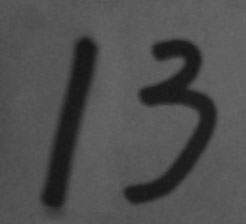
#> input picture 5_opencv/handwriting.jpg, 246 x 224 px
$ jupyter execute course11_edge-detection.ipynb
#> lines starting #> are read from the running program, lines starting #| are printed output that depends on the picture; after the words box and inside, x2 and y2 are one past the last pixel; in counts of white or black regions, pixels touching at a corner belong together
# 目标
- Canny边缘检测的简单概念
- OpenCV函数：cv2.Canny()

# 教程
Canny边缘检测方法常被誉为边缘检测的最优方法，废话不多说，先看个例子：

[cell 1]
import cv2
import numpy as np

img = cv2.imread('handwriting.jpg', 0)
#> img is the input picture: shape (224, 246); min 20, max 105, mean 78.9
edges = cv2.Canny(img, 30 ,70)
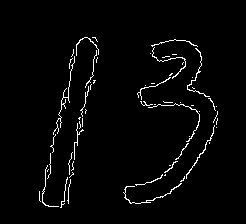
#> edges: shape (224, 246); 2.5% white in thin lines or dots, all inside (x1, y1, x2, y2) = (39, 37, 218, 208)

cv2.imshow('canny', np.hstack((img, edges)))
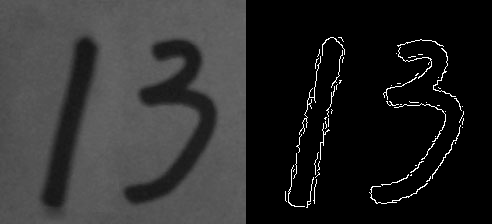
#> window 'canny': shape (224, 492); min 0, max 255, mean 42.7
cv2.waitKey(0)

cv2.Canny()进行边缘检测，参数2、3表示最低、高阈值，下面来解释下具体原理。

经验之谈：之前我们用低通滤波的方式模糊了图片，那反过来，想得到物体的边缘，就需要用到高通滤波。推荐先阅读：番外篇：图像梯度。

## Canny边缘检测
Canny边缘提取的具体步骤如下：
1. 使用5×5高斯滤波消除噪声：

边缘检测本身属于锐化操作，对噪点比较敏感，所以需要进行平滑处理。高斯滤波的具体内容参考前一篇：平滑图像
```
        ⎡ 1  4  6  4  1 ⎤
        ⎢ 4 16 24 16  4 ⎥
K=1/256 ⎢ 6 24 36 24  6 ⎥
        ⎢ 4 16 24 16  4 ⎥
        ⎣ 1  4  6  4  1 ⎦
```

2，计算图像梯度的方向：

首先使用Sobel算子计算两个方向上的梯度Gx和Gy，然后算出梯度的方向：

θ=arctan(Gy/Gx)

保留这四个方向的梯度：0°/45°/90°/135°，有什么用呢？我们接着看。

3，取局部极大值：

梯度其实已经表示了轮廓，但为了进一步筛选，可以在上面的四个角度方向上再取局部极大值：

比如，A点在45°方向上大于B/C点，那就保留它，把B/C设置为0。

4，滞后阈值：

经过前面三步，就只剩下0和可能的边缘梯度值了，为了最终确定下来，需要设定高低阈值：

- 像素点的值大于最高阈值，那肯定是边缘（上图A）
- 同理像素值小于最低阈值，那肯定不是边缘
- 像素值介于两者之间，如果与高于最高阈值的点连接，也算边缘，所以上图中C算，B不算

Canny推荐的高低阈值比在2:1到3:1之间。

## 先阈值分割后检测
其实很多情况下，阈值分割后再检测边缘，效果会更好：

[cell 2]
_, thresh = cv2.threshold(img, 0 ,255, cv2.THRESH_BINARY+cv2.THRESH_OTSU)
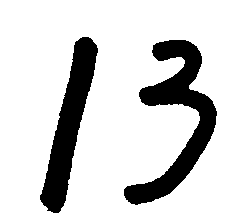
#> thresh: shape (224, 246); 83.6% white; 2 black regions, box (x1, y1, x2, y2) and area: (124, 40, 217, 205) 5068, (40, 37, 98, 213) 3983
edges = cv2.Canny(thresh, 30 ,70)
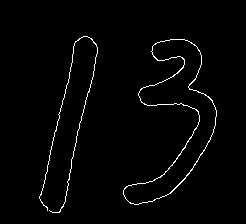
#> edges: shape (224, 246); 1.8% white in thin lines or dots, all inside (x1, y1, x2, y2) = (39, 36, 217, 213)

cv2.imshow('canny', np.hstack((img, thresh, edges)))
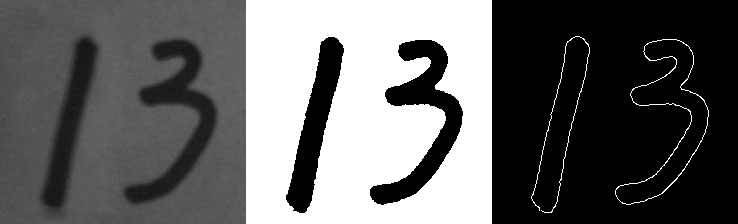
#> window 'canny': shape (224, 738); min 0, max 255, mean 98.9
cv2.waitKey(0)

代码中我用了番外篇：Otsu阈值法中的自动阈值分割，如果你不太了解，大可以使用传统的方法，不过如果是下面这种图片，推荐用Otsu阈值法。另外Python中某个值不用的话，就写个下划线’_’。

[cell 3]
import cv2
import numpy as np


def track_back(x):
    pass


img = cv2.imread('sudoku.jpg', 0)
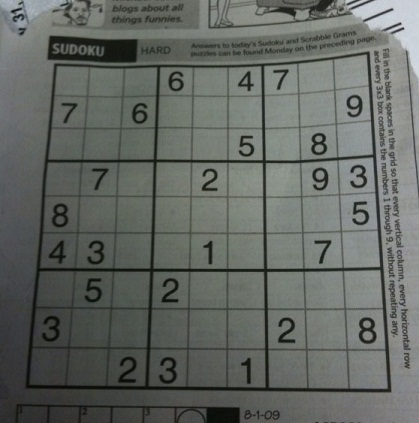
#> input picture 5_opencv/sudoku.jpg, 419 x 423 px
#> img: shape (423, 419); min 5, max 218, mean 101.9
cv2.namedWindow('window')

# 创建滑动条
cv2.createTrackbar('maxVal', 'window', 100, 255, track_back)
cv2.createTrackbar('minVal', 'window', 200, 255, track_back)

while(True):
    # 获取滑动条的值
    max_val = cv2.getTrackbarPos('maxVal', 'window')
    min_val = cv2.getTrackbarPos('minVal', 'window')

    edges = cv2.Canny(img, min_val, max_val)
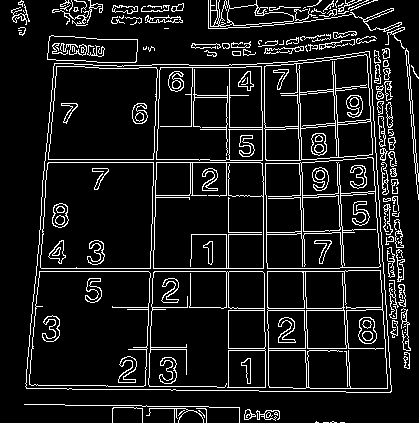
#> edges: shape (423, 419); 10.3% white in thin lines or dots
    cv2.imshow('window', edges)

    # 按下ESC键退出
    if cv2.waitKey(30) == 27:
#> (key Esc is pressed here)
        break
